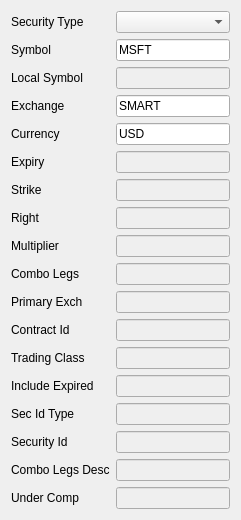
<?xml version="1.0" encoding="UTF-8"?>
<ui version="4.0">
 <class>ContractDetailsWidget</class>
 <widget class="QWidget" name="ContractDetailsWidget">
  <property name="geometry">
   <rect>
    <x>0</x>
    <y>0</y>
    <width>241</width>
    <height>480</height>
   </rect>
  </property>
  <property name="windowTitle">
   <string>Form</string>
  </property>
  <layout class="QFormLayout" name="formLayout">
   <item row="0" column="0">
    <widget class="QLabel" name="label_53">
     <property name="text">
      <string>Security Type</string>
     </property>
    </widget>
   </item>
   <item row="0" column="1">
    <widget class="QComboBox" name="securityTypeComboBox">
     <property name="currentIndex">
      <number>-1</number>
     </property>
    </widget>
   </item>
   <item row="1" column="0">
    <widget class="QLabel" name="symbolLabel">
     <property name="text">
      <string>Symbol</string>
     </property>
    </widget>
   </item>
   <item row="1" column="1">
    <widget class="QLineEdit" name="symbolLineEdit">
     <property name="text">
      <string>MSFT</string>
     </property>
    </widget>
   </item>
   <item row="2" column="0">
    <widget class="QLabel" name="localSymbolLabel">
     <property name="text">
      <string>Local Symbol</string>
     </property>
    </widget>
   </item>
   <item row="2" column="1">
    <widget class="QLineEdit" name="localSymbolLineEdit">
     <property name="enabled">
      <bool>false</bool>
     </property>
     <property name="text">
      <string/>
     </property>
    </widget>
   </item>
   <item row="3" column="0">
    <widget class="QLabel" name="exchangeLabel">
     <property name="text">
      <string>Exchange</string>
     </property>
    </widget>
   </item>
   <item row="3" column="1">
    <widget class="QLineEdit" name="exchangeLineEdit">
     <property name="enabled">
      <bool>true</bool>
     </property>
     <property name="text">
      <string>SMART</string>
     </property>
    </widget>
   </item>
   <item row="4" column="0">
    <widget class="QLabel" name="currencyLabel">
     <property name="text">
      <string>Currency</string>
     </property>
    </widget>
   </item>
   <item row="4" column="1">
    <widget class="QLineEdit" name="currencyLineEdit">
     <property name="enabled">
      <bool>true</bool>
     </property>
     <property name="text">
      <string>USD</string>
     </property>
    </widget>
   </item>
   <item row="5" column="0">
    <widget class="QLabel" name="expiryLabel">
     <property name="text">
      <string>Expiry</string>
     </property>
    </widget>
   </item>
   <item row="5" column="1">
    <widget class="QLineEdit" name="expiryLineEdit">
     <property name="enabled">
      <bool>false</bool>
     </property>
    </widget>
   </item>
   <item row="6" column="0">
    <widget class="QLabel" name="strikeLabel">
     <property name="text">
      <string>Strike</string>
     </property>
    </widget>
   </item>
   <item row="6" column="1">
    <widget class="QLineEdit" name="strikeLineEdit">
     <property name="enabled">
      <bool>false</bool>
     </property>
     <property name="text">
      <string/>
     </property>
    </widget>
   </item>
   <item row="7" column="0">
    <widget class="QLabel" name="rightLabel">
     <property name="text">
      <string>Right</string>
     </property>
    </widget>
   </item>
   <item row="7" column="1">
    <widget class="QLineEdit" name="rightLineEdit">
     <property name="enabled">
      <bool>false</bool>
     </property>
     <property name="text">
      <string/>
     </property>
    </widget>
   </item>
   <item row="8" column="0">
    <widget class="QLabel" name="multiplierLabel">
     <property name="text">
      <string>Multiplier</string>
     </property>
    </widget>
   </item>
   <item row="8" column="1">
    <widget class="QLineEdit" name="multiplierLineEdit">
     <property name="enabled">
      <bool>false</bool>
     </property>
     <property name="text">
      <string/>
     </property>
    </widget>
   </item>
   <item row="9" column="0">
    <widget class="QLabel" name="comboLegsLabel">
     <property name="text">
      <string>Combo Legs</string>
     </property>
    </widget>
   </item>
   <item row="9" column="1">
    <widget class="QLineEdit" name="comboLegsLineEdit">
     <property name="enabled">
      <bool>false</bool>
     </property>
     <property name="text">
      <string/>
     </property>
    </widget>
   </item>
   <item row="10" column="0">
    <widget class="QLabel" name="primaryExchangeLabel">
     <property name="text">
      <string>Primary Exch</string>
     </property>
    </widget>
   </item>
   <item row="10" column="1">
    <widget class="QLineEdit" name="primaryExchangeLineEdit">
     <property name="enabled">
      <bool>false</bool>
     </property>
     <property name="text">
      <string/>
     </property>
    </widget>
   </item>
   <item row="11" column="0">
    <widget class="QLabel" name="contractIdLabel">
     <property name="text">
      <string>Contract Id</string>
     </property>
    </widget>
   </item>
   <item row="11" column="1">
    <widget class="QLineEdit" name="contractIdLineEdit">
     <property name="enabled">
      <bool>false</bool>
     </property>
    </widget>
   </item>
   <item row="12" column="0">
    <widget class="QLabel" name="tradingClassLabel">
     <property name="text">
      <string>Trading Class</string>
     </property>
    </widget>
   </item>
   <item row="12" column="1">
    <widget class="QLineEdit" name="tradingClassLineEdit">
     <property name="enabled">
      <bool>false</bool>
     </property>
    </widget>
   </item>
   <item row="13" column="0">
    <widget class="QLabel" name="includeExpiredLabel">
     <property name="text">
      <string>Include Expired</string>
     </property>
    </widget>
   </item>
   <item row="13" column="1">
    <widget class="QLineEdit" name="includeExpiredLineEdit">
     <property name="enabled">
      <bool>false</bool>
     </property>
    </widget>
   </item>
   <item row="14" column="0">
    <widget class="QLabel" name="secIdTypeLabel">
     <property name="text">
      <string>Sec Id Type</string>
     </property>
    </widget>
   </item>
   <item row="14" column="1">
    <widget class="QLineEdit" name="secIdTypeLineEdit">
     <property name="enabled">
      <bool>false</bool>
     </property>
    </widget>
   </item>
   <item row="15" column="0">
    <widget class="QLabel" name="securityIdLabel">
     <property name="text">
      <string>Security Id</string>
     </property>
    </widget>
   </item>
   <item row="15" column="1">
    <widget class="QLineEdit" name="securityIdLineEdit">
     <property name="enabled">
      <bool>false</bool>
     </property>
    </widget>
   </item>
   <item row="16" column="0">
    <widget class="QLabel" name="comboLegsDescLabel">
     <property name="text">
      <string>Combo Legs Desc</string>
     </property>
    </widget>
   </item>
   <item row="16" column="1">
    <widget class="QLineEdit" name="comboLegsDescLineEdit">
     <property name="enabled">
      <bool>false</bool>
     </property>
    </widget>
   </item>
   <item row="17" column="0">
    <widget class="QLabel" name="underCompLabel">
     <property name="text">
      <string>Under Comp</string>
     </property>
    </widget>
   </item>
   <item row="17" column="1">
    <widget class="QLineEdit" name="underCompLineEdit">
     <property name="enabled">
      <bool>false</bool>
     </property>
    </widget>
   </item>
  </layout>
 </widget>
 <resources/>
 <connections/>
</ui>
